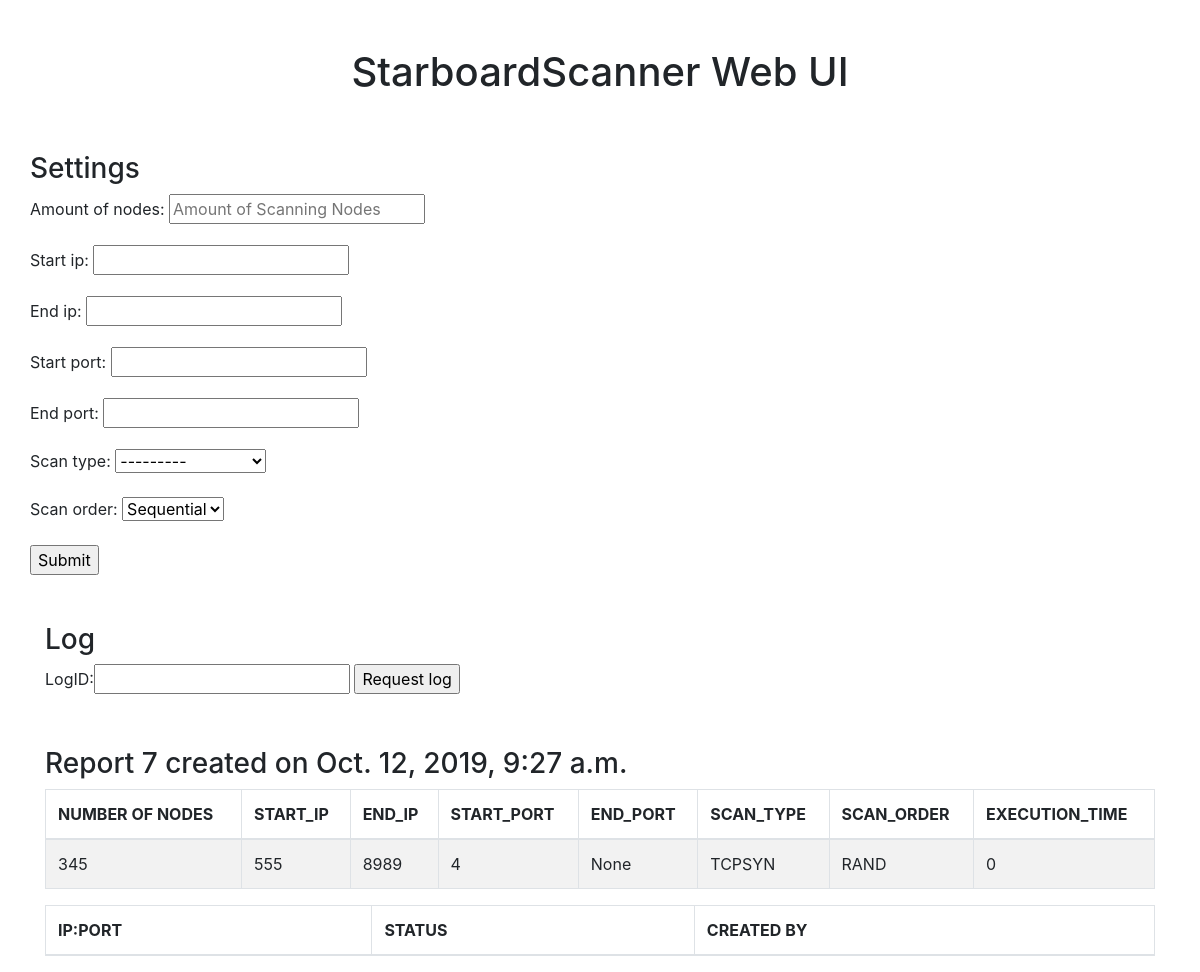
/sb/, run on an earlier commit of the app's database.
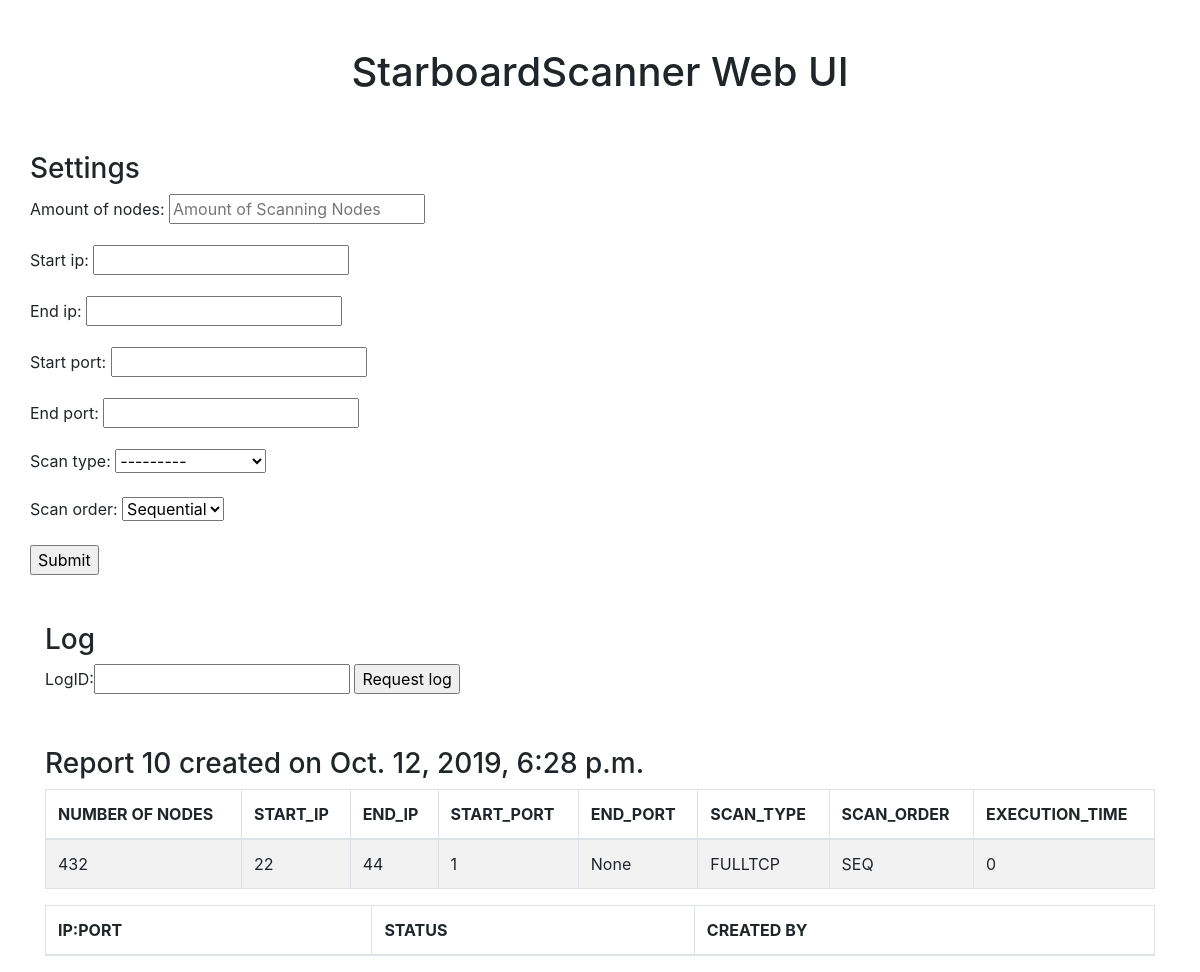
And on a later commit of the database.
### starboardscanner_app/models.py (models this page shows)
class Report(models.Model):
    SCAN_TYPE_CHOICES = (
        ('ALIVE', 'Is-Alive'),
        ('FULLTCP', 'Full TCP connect'),
        ('TCPSYN', 'TCP SYN'),
        ('TCPFIN', 'TCP FIN'),
    )
    SCAN_ORDER_CHOICES = (
        ('SEQ', 'Sequential'),
        ('RAND', 'Random'),
    )
    amount_of_nodes = models.IntegerField()
    start_ip = models.CharField(max_length=39)  # max length of ip6 address stored as string
    end_ip = models.CharField(max_length=39)  # max length of ip6 address stored as string
    start_port = models.IntegerField(null=True)
    end_port = models.IntegerField(null=True)
    date_created = models.DateTimeField(auto_now_add=True)
    scan_type = models.CharField(
        max_length=7,
        choices=SCAN_TYPE_CHOICES,
    )
    scan_order = models.CharField(
        max_length=4,
        choices=SCAN_ORDER_CHOICES,
        default='SEQ'
    )
    execution_time = models.IntegerField(default=0)

### starboardscanner_app/views.py (the view)
# urls.py: 2. Add a URL to urlpatterns:  path('', views.home, name='home')
@ensure_csrf_cookie
def home(request):
    if request.method == 'POST':
        if request.POST.get("request_log_btn"):
            form = LogForm(request.POST)
            if form.is_valid():
                print('requesting log')
                print(form.cleaned_data['logID'])
                if form.cleaned_data['logID'] > Report.objects.last().pk:
                    report_id = Report.objects.last().pk
                else:
                    report_id = form.cleaned_data['logID']
                context = {'report': Report.objects.get(pk=report_id), 'form_logID': LogForm(), 'form_input':ReportForm()}
                return render(request, 'starboardscanner_app/starboardscanner_app.html', context)
        elif request.POST.get("execute_job_btn"):
            form = ReportForm(request.POST)
            if form.is_valid():
                print("Submit button clicked")
                amount_of_nodes = form.cleaned_data['amount_of_nodes']
                start_ip = form.cleaned_data['start_ip']
                end_ip = form.cleaned_data['end_ip']
                start_port = form.cleaned_data['start_port']
                end_port = form.cleaned_data['end_port']
                scan_type = form.cleaned_data['scan_type']
                scan_order = form.cleaned_data['scan_order']
                current_report = Report(amount_of_nodes=amount_of_nodes, start_ip=start_ip, end_ip=end_ip,
                                        start_port=start_port,
                                        scan_type=scan_type, scan_order=scan_order)
                current_report.save()
                containers_dict_send = {}
                containers_dict_diff = {}
                os.chdir(os.path.abspath(os.path.dirname(__file__)))
                os.chdir('..')
                os.chdir('network')
                for i in range(amount_of_nodes):
                    containers_dict_send[f'container_{i}'] = 0
                    containers_dict_diff[f'container_{i}'] = 0
                job_list = []
                start_ip_end = [int(x) for x in map(str.strip, start_ip.split('.')) if x][-1]
                end_ip_end = [int(x) for x in map(str.strip, end_ip.split('.')) if x][-1]
                for ip in range(start_ip_end, end_ip_end + 1):
                    for port in range(start_port, end_port + 1):
                        curr_ip_port = start_ip[:-len(str(start_ip_end))] + str(ip) + ":" + str(port)
                        job_list.append(curr_ip_port)
                if scan_order is 'Random' or 'RAND':
                    print(scan_order)
                    random.shuffle(job_list)
                start_time_job = time.process_time()
                c=0
                for job in job_list:
                    for key, value in containers_dict_send.items():
                        received_cnt = Record.objects.filter(created_by=key).count()
                        containers_dict_diff[key] = containers_dict_send[key] - received_cnt
                    container = min(containers_dict_send, key=containers_dict_send.get)
                    containers_dict_send[container] += 1
                    job = {
                        'ip_port': job,
                        'scan_type': scan_type,
                        'report_id': Report.objects.last().pk,
                    }
                    print(job)
                    job_endpoint_of_flask_scanningnode = f'http://127.0.0.1:{30000+c%int(amount_of_nodes)}'
                    c+=1
                    res = requests.post(job_endpoint_of_flask_scanningnode, json=job)
                end_time_job = time.process_time()
                Report.objects.filter(pk=Report.objects.last().pk).update(execution_time=(end_time_job - start_time_job))
                context = {'report': Report.objects.last(), 'form_logID': LogForm(), 'form_input': ReportForm()}
                return render(request, 'starboardscanner_app/starboardscanner_app.html', context)
    else:
        print("rendering latest report")
        context = {'report': Report.objects.last(), 'form_logID': LogForm(),
                   'form_input': ReportForm()}
        return render(request, 'starboardscanner_app/starboardscanner_app.html', context)

### starboardscanner_app/forms.py
class LogForm(forms.Form):
    logID = forms.IntegerField(label='LogID')

class ReportForm(ModelForm):
    class Meta:
        model = Report
        fields = ['amount_of_nodes', 'start_ip', 'end_ip', 'start_port', 'end_port', 'scan_type', 'scan_order']
        widgets = {
            'amount_of_nodes': TextInput(attrs={'placeholder': 'Amount of Scanning Nodes'}),
        }

### starboardscanner_app/templates/starboardscanner_app/starboardscanner_app.html (shortened to what this page needs)
{% extends "starboardscanner_app/base.html" %}
{% block starboardscanner_dashboard %}
    <div class="container">
        <div class="row">
          <div class="col-lg-12 text-center">
            <h1 class="mt-5">StarboardScanner Web UI</h1>
          </div>
        </div>
    </div>
    <div class="container">
        <div class="row">
            <div class="col-xs-6">
                 <div class="container">
                     <div class="row">
                         <div>
                             <div>
                                 <h3 class="mt-5">Settings</h3>
                             </div>
                                <form action="#" method="post">
                                    {% for field in form_input %}
                                        <div class="fieldWrapper">
                                            <div class="form-group">
                                            {{ field.label_tag }} {{ field }}
                                            </div>
                                        </div>
                                    {% endfor %}
                                    <input name="execute_job_btn" type="submit" value="Submit">
                                </form>
                             </div>
                         </div>
                     </div>
                 </div>
            </div>
            <div class="col-xs-6">
                <div class="container">
                     <div class="row">
                         <div>
                             <div>
                            <h3 class="mt-5">Log</h3>
                        </div>
                        <div>
                            <form action="#" method="post">
                                {{ form_logID }}
                            <input name="request_log_btn" type="submit" value="Request log">
                            </form>
                        </div>
                         </div>
                     </div>
                </div>
                  <div>
                    <h3 class="mt-5">Report {{ report.id }} created on {{ report.date_created }}</h3>
                    <table class="table table-bordered table-striped">
                    <thead>
                        <tr>
                            <th scope="col">NUMBER OF NODES</th>
                            <th scope="col">START_IP</th>
                            <th scope="col">END_IP</th>
                            <th scope="col">START_PORT</th>
                            <th scope="col">END_PORT</th>
                            <th scope="col">SCAN_TYPE</th>
                            <th scope="col">SCAN_ORDER</th>
                            <th scope="col">EXECUTION_TIME</th>
                        </tr>
                    </thead>
                    <tbody>
                        <tr>
                             <td>{{report.amount_of_nodes}}</td>
                             <td>{{report.start_ip}}</td>
                             <td> {{report.end_ip}}</td>
                             <td>{{report.start_port}}</td>
                             <td>{{report.end_port}}</td>
                             <td>{{report.scan_type}}</td>
                             <td>{{report.scan_order}}</td>
                             <td>{{report.execution_time}}</td>
                        </tr>
                    </tbody>
                    </table>
                    <table class="table table-bordered table-striped">
                    <thead>
                        <tr>
                            <th scope="col">IP:PORT</th>
                            <th scope="col">STATUS</th>
                            <th scope="col">CREATED BY</th>
                        </tr>
                    </thead>
                    </table>
                </div>
        </div>
    </div>
{% endblock starboardscanner_dashboard %}

What changed in the data, as far as the page shows it:
no longer on this page (row unchanged): Report: id "7", date_created "Oct. 12, 2019, 9:27 a.m.", amount_of_nodes "345", start_ip "555", end_ip "8989", start_port "4", end_port "None", scan_type "TCPSYN", scan_order "RAND", execution_time "0"
added Report: id "10", date_created "Oct. 12, 2019, 6:28 p.m.", amount_of_nodes "432", start_ip "22", end_ip "44", start_port "1", end_port "None", scan_type "FULLTCP", scan_order "SEQ", execution_time "0"
